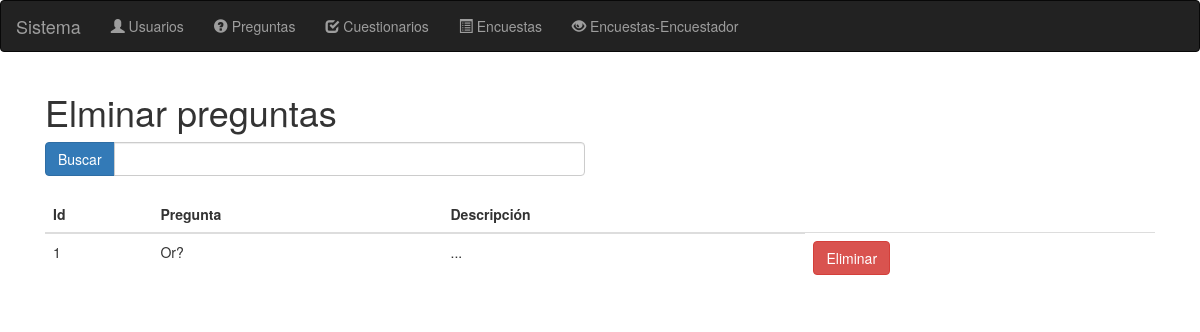
The page /index.php/pregunta/verPreguntas on the database as committed earlier.
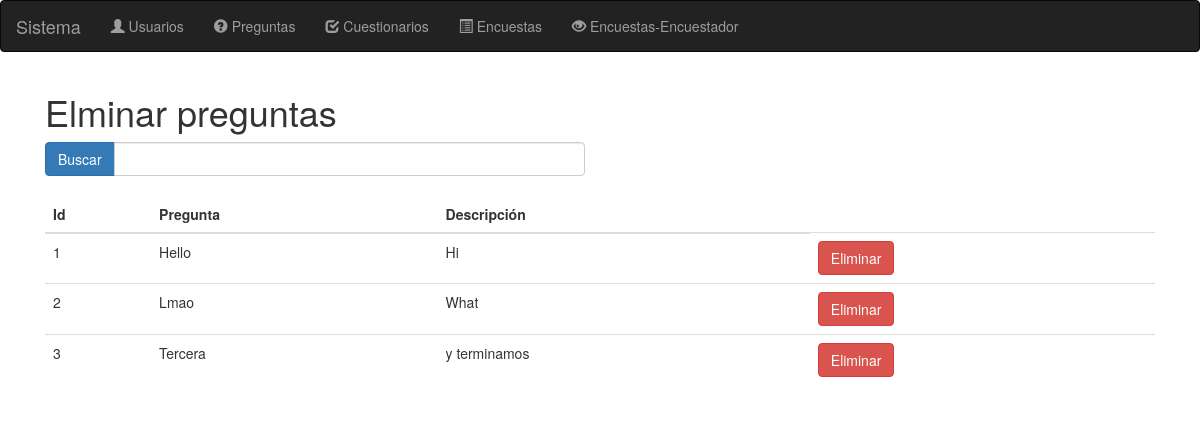
The same page on the database as committed later.
### tables this page shows
CREATE TABLE `pregunta` (
  `idPregunta` int(11) NOT NULL,
  `nombreCortoPregunta` varchar(200) NOT NULL,
  `descripcionPregunta` varchar(4000) NOT NULL
);

### application/controllers/pregunta.php (called while the page is built, shortened)
<?php
class Pregunta extends CI_Controller {
		function __construct(){
		$this->load->helper('form');
		$this->load->model('modelo_pregunta');
	}
	public function verPreguntas(){
				$data['preguntas'] = $this->modelo_pregunta->obtenerPreguntas();
                $this->load->view('headers');
                $this->load->view('navbar');
				$this->load->view('pregunta/eliminarPregunta',$data);
                $this->load->view('footer');
	}
}

### index.php (called while the page is built, shortened)
<?php
require_once BASEPATH.'core/CodeIgniter.php';

### application/models/modelo_pregunta.php (called while the page is built, shortened)
<?php if ( ! defined('BASEPATH')) exit ('No direct script access allowed');
class Modelo_pregunta extends CI_Model {
	function obtenerPreguntas(){
		$query = $this->db->get('pregunta');
		if($query -> num_rows() > 0) return $query;
		else return false;
	}
}
?>

### application/views/pregunta/eliminarPregunta.php (the view, shortened to what this page needs)
<div class="container">
       <div class="col-md-12" >
           <h1>Elminar preguntas</h1>
           <div class="row">
               <div class="col-lg-6">
                   <div class="input-group">
                       <span class="input-group-btn">
                           <button class="btn btn-primary" type="button">Buscar</button>
                       </span>
                       <input type="text" class="form-control">
                   </div>
               </div>
           </div>
           <br>
           <table class="table">
               <thead>
                    <tr>
                       <th scope="col">Id</th>
                       <th scope="col">Pregunta</th>
                       <th scope="col">Descripción</th>
                   </tr>
               </thead>
               <tbody>
               <?php
                if($preguntas){
                    foreach ($preguntas->result() as $pregunta) { ?>
                   <tr>
                       <td><?php echo $pregunta->idPregunta; ?></td>
                       <td><?php echo $pregunta->nombreCortoPregunta; ?></td>
                       <td><?php echo $pregunta->descripcionPregunta; ?></td>
                       <td><a href="/uam-se-project/pregunta/eliminar/<?php echo $pregunta->idPregunta; ?>" class="btn btn-danger" value="Eliminar">Eliminar</a></td>
                   </tr>
                   <?php }
                    }else{
	                    echo "<p>No existe el elemento</p>";
                }
            ?>
               </tbody>
           </table>
           <div class="col-xs-6 offset-6">
           </div>
       </div>
   </div>

Rows that differ between the two databases and show on the page:
changed pregunta id 1: nombreCortoPregunta "Or?" → "Hello"; descripcionPregunta "..." → "Hi"
added pregunta: idPregunta "2", nombreCortoPregunta "Lmao", descripcionPregunta "What"
added pregunta: idPregunta "3", nombreCortoPregunta "Tercera", descripcionPregunta "y terminamos"
